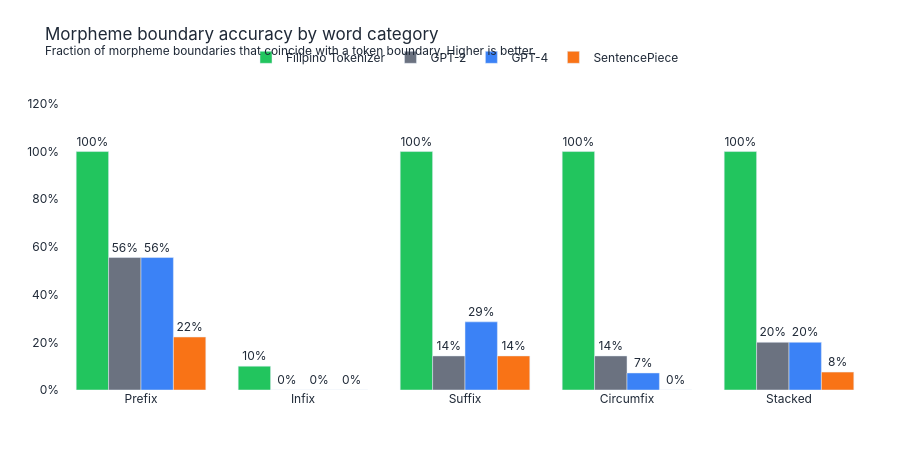

Notebook code for this chart:
### Markdown cell above
## 3. Morpheme Boundary Accuracy

**Why it matters:**  
Tagalog meaning is carried by morphemes — affixes change tense, voice, and aspect.  
If a tokenizer splits `kumain` as `ku | main` instead of `k | um | ain`,  
the model learns `main` as a meaningful unit, which is linguistically wrong.

We measure: for all morpheme boundaries in a word, what fraction align with token boundaries?  
Score of 1.0 = every morpheme boundary is also a token boundary.

### Code cell
seg = TagalogSegmenter()

TEST_WORDS = {
    "Prefix": ["pagkain", "magluto", "nagbasa", "malaki", "nagsulat",
               "pagsulat", "mabuti", "naglalaro", "nagpunta", "magturo"],
    "Infix": ["kumain", "ginawa", "sumulat", "binasa", "lumakad",
              "sinabi", "pumunta", "tinawag", "bumili", "binalik"],
    "Suffix": ["kainan", "gawin", "basahin", "sulatin", "lakaran",
               "sabihin", "puntahan", "tawagin", "bilhin", "balikan"],
    "Circumfix": ["kagandahan", "kabutihan", "kasiyahan", "kalungkutan",
                  "kalayaan", "katapatan", "kamalian", "kalusugan",
                  "katalinuhan", "karanasan"],
    "Stacked": ["pinakamahusay", "pinakamaganda", "pinakamabuti",
                "nakapagpapakain", "ipagpatuloy", "ipagmalaki",
                "nakapagpapabago", "pinakamabilis", "pinakamataas", "pinakamasama"],
}

def get_char_boundaries(tokens):
    bounds, pos = set(), 0
    for t in tokens[:-1]:
        # strip boundary markers from token before measuring length
        clean = t.replace("\u2581", "")
        pos += len(clean)
        bounds.add(pos)
    return bounds

def morph_boundaries(word):
    morphemes = seg.segment(word)
    bounds, pos = set(), 0
    for m in morphemes[:-1]:
        # For infix forms the morphemes don't concatenate directly;
        # use the surface-annotated form instead
        pos += len(m)
        bounds.add(pos)
    return bounds

def boundary_accuracy(word, tokenize_fn):
    morphemes = seg.segment(word)
    if len(morphemes) <= 1:
        return None
    gold = morph_boundaries(word)
    if not gold:
        return None
    pred = get_char_boundaries(tokenize_fn(word))
    hits = len(gold & pred)
    return hits / len(gold)

def fil_tokenize(w):
    return fil_tok.tokenize(w)

def gpt2_tokenize(w):
    return [gpt2_enc.decode([i]) for i in gpt2_enc.encode(w)]

def gpt4_tokenize(w):
    return [gpt4_enc.decode([i]) for i in gpt4_enc.encode(w)]

def sp_tokenize(w):
    return sp.encode_as_pieces(w) if sp else []

tokenizers = {
    "Filipino\nTokenizer": fil_tokenize,
    "GPT-2": gpt2_tokenize,
    "GPT-4": gpt4_tokenize,
}
if sp:
    tokenizers["SentencePiece"] = sp_tokenize

cat_scores = {tok_name: {} for tok_name in tokenizers}

for cat, words in TEST_WORDS.items():
    for tok_name, tok_fn in tokenizers.items():
        scores = [boundary_accuracy(w, tok_fn) for w in words]
        scores = [s for s in scores if s is not None]
        cat_scores[tok_name][cat] = sum(scores) / len(scores) if scores else 0

cats = list(TEST_WORDS.keys())
fig = go.Figure()
for i, (tok_name, scores) in enumerate(cat_scores.items()):
    fig.add_trace(go.Bar(
        name=tok_name.replace("\n", " "),
        x=cats,
        y=[scores[c] for c in cats],
        marker_color=COLORS[i],
        text=[f"{scores[c]:.0%}" for c in cats],
        textposition="outside",
    ))
fig.update_layout(
    **LAYOUT,
    title=dict(text="Morpheme boundary accuracy by word category<br>"
               "<sup>Fraction of morpheme boundaries that coincide with a token boundary. Higher is better.</sup>"),
    yaxis=dict(range=[0, 1.3], tickformat=".0%"),
    barmode="group",
    legend=dict(orientation="h", y=1.12, x=0.5, xanchor="center"),
    height=450,
)
fig.show()

### Figure 1 — Plotly figure (JSON) as saved in the notebook; plotly's stock layout.template omitted (floating-point values rounded to 4 significant figures)
{"data": [{"marker": {"color": "#22c55e"}, "name": "Filipino Tokenizer", "text": ["100%", "10%", "100%", "100%", "100%"], "textposition": "outside", "type": "bar", "x": ["Prefix", "Infix", "Suffix", "Circumfix", "Stacked"], "y": [1, 0.1, 1, 1, 1]}, {"marker": {"color": "#6b7280"}, "name": "GPT-2", "text": ["56%", "0%", "14%", "14%", "20%"], "textposition": "outside", "type": "bar", "x": ["Prefix", "Infix", "Suffix", "Circumfix", "Stacked"], "y": [0.5556, 0, 0.1429, 0.1429, 0.2]}, {"marker": {"color": "#3b82f6"}, "name": "GPT-4", "text": ["56%", "0%", "29%", "7%", "20%"], "textposition": "outside", "type": "bar", "x": ["Prefix", "Infix", "Suffix", "Circumfix", "Stacked"], "y": [0.5556, 0, 0.2857, 0.07143, 0.2]}, {"marker": {"color": "#f97316"}, "name": "SentencePiece", "text": ["22%", "0%", "14%", "0%", "8%"], "textposition": "outside", "type": "bar", "x": ["Prefix", "Infix", "Suffix", "Circumfix", "Stacked"], "y": [0.2222, 0, 0.1429, 0, 0.075]}], "layout": {"barmode": "group", "font": {"color": "#1f2937", "family": "Inter, sans-serif"}, "height": 450, "legend": {"orientation": "h", "x": 0.5, "xanchor": "center", "y": 1.12}, "margin": {"b": 60, "l": 60, "r": 30, "t": 80}, "paper_bgcolor": "#ffffff", "plot_bgcolor": "#ffffff", "title": {"text": "Morpheme boundary accuracy by word category<br><sup>Fraction of morpheme boundaries that coincide with a token boundary. Higher is better.</sup>"}, "yaxis": {"range": [0, 1.3], "tickformat": ".0%"}}}
